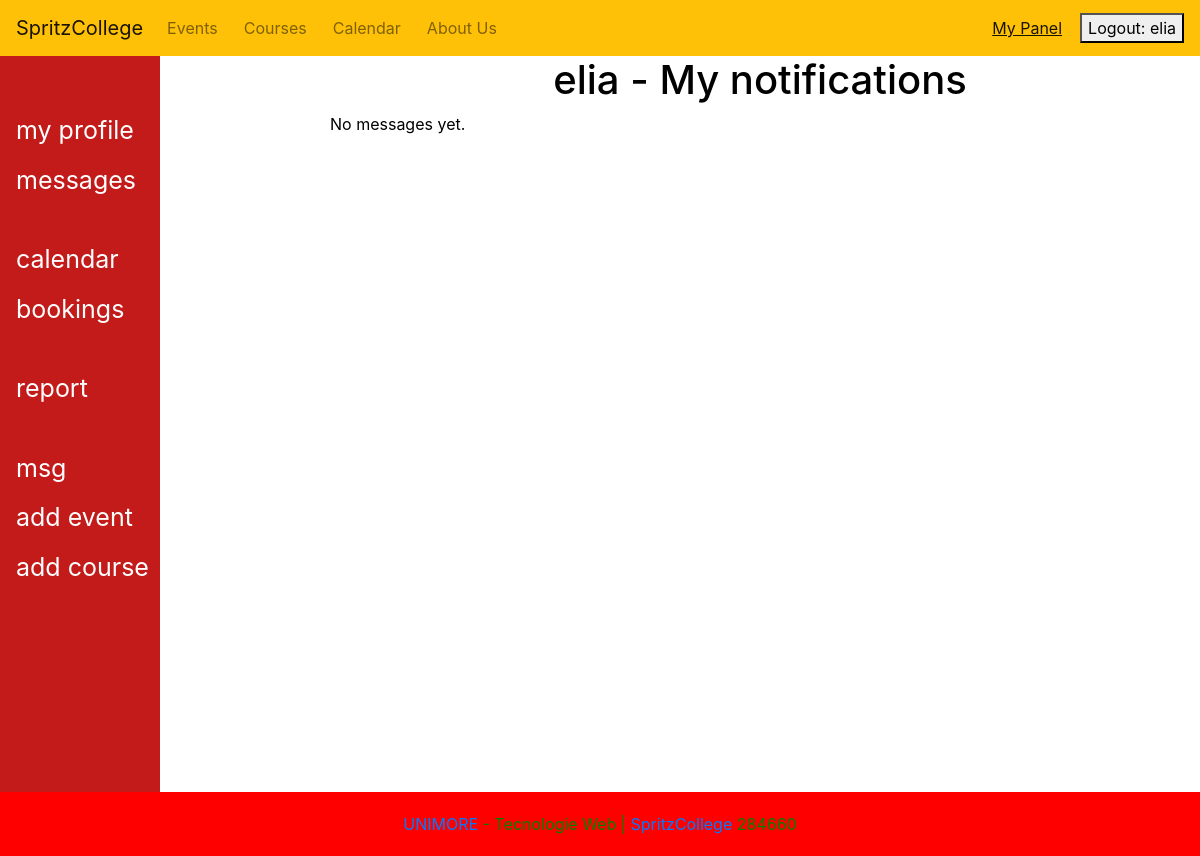
The app's page /profiles/messages/ (signed in), older data.
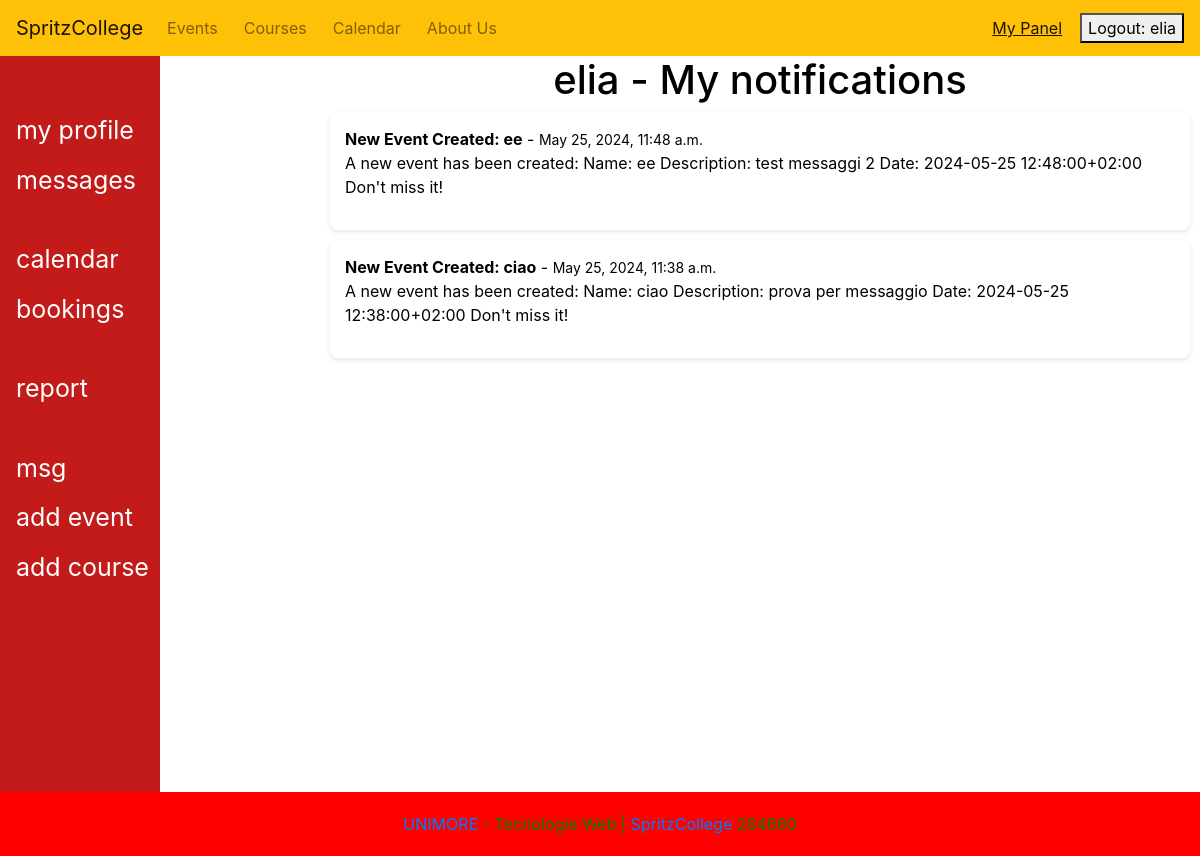
The same page, newer data.
### Profiles/models.py (models this page shows, shortened)
class Message(models.Model):
    user = models.ForeignKey(User, on_delete=models.CASCADE, related_name='messages')
    title = models.CharField(max_length=100)
    content = models.TextField()
    timestamp = models.DateTimeField(auto_now_add=True)
    read = models.BooleanField(default=False)

### Profiles/views.py (the view)
# urls.py: path('messages/', MessageListView.as_view(), name='messages'),
class MessageListView(LoginRequiredMixin, ListView):
    model = Message
    template_name = 'Profiles/messages.html'
    def get_queryset(self):
        return Message.objects.filter(user=self.request.user).order_by('-timestamp')
    def get_context_data(self, **kwargs):
        context = super().get_context_data(**kwargs)
        queryset = self.get_queryset()
        message_count = queryset.count()
        print(f"Number of messages: {message_count}")  # Stampa il numero di messaggi per debug
        context['message_count'] = message_count
        context['title'] = "Notifications"
        return context

### Profiles/templates/Profiles/messages.html (shortened to what this page needs)
{% extends "base2.html" %}
{% block panel %}
<h1 class="text-center"> {{request.user.username}}  - My notifications</h1>
<ul>
  {% for message in object_list %}
  <li class="message-card">
    <strong>{{ message.title }}</strong> - <small>{{ message.timestamp }}</small>
    <p>{{ message.content }}</p>
  </li>
  {% empty %}
  <li>No messages yet.</li>
  {% endfor %}
</ul>
{% endblock %}

### templates/base2.html (shortened to what this page needs)
{% extends 'base.html' %}
{% block content %}
<div class="content-wrapper">
  <div class="sidenav">
    {% if request.user.is_authenticated %}
    <a href="{% url 'profile_edit' %}">my profile</a>
    <a href="{% url 'user_event_booking_list' %}" class="sidebar-item">messages</a>
    <a href="{% url 'user_event_booking_list' %}">calendar</a>
    <a href="{% url 'user_event_booking_list' %}" class="sidebar-item">bookings</a>
    <a href="#" class="sidebar-item">report</a>
    {% if request.user.is_authenticated %}
    <a href="{% url 'messages' %}">msg</a>
    {% for group in request.user.groups.all %}
    {% if group.name == 'culture' %}
    <a href="{% url 'new_event' %}">add event</a>
    <a href="{% url 'new_course' %}" class="sidebar-item">add course</a>
    {% endif %}
    {% endfor %}
    {% endif %}
    {% endif %}
  </div>
  <div class="main">
{% block panel %}
{% endblock %}
  </div>
</div>
{% endblock %}

Row changes from the older to the newer data that the page shows:
added Message: title "New Event Created: ee", timestamp "May 25, 2024, 11:48 a.m.", content "A new event has been created: Name: ee Description: test messaggi 2 Date: 2024-05-25 12:48:00+02:00 Don't miss it!"
added Message: title "New Event Created: ciao", timestamp "May 25, 2024, 11:38 a.m.", content "A new event has been created: Name: ciao Description: prova per messaggio Date: 2024-05-25 12:38:00+02:00 Don't miss it!"
Text that changed along with them:
text no longer shown: "No messages yet."
